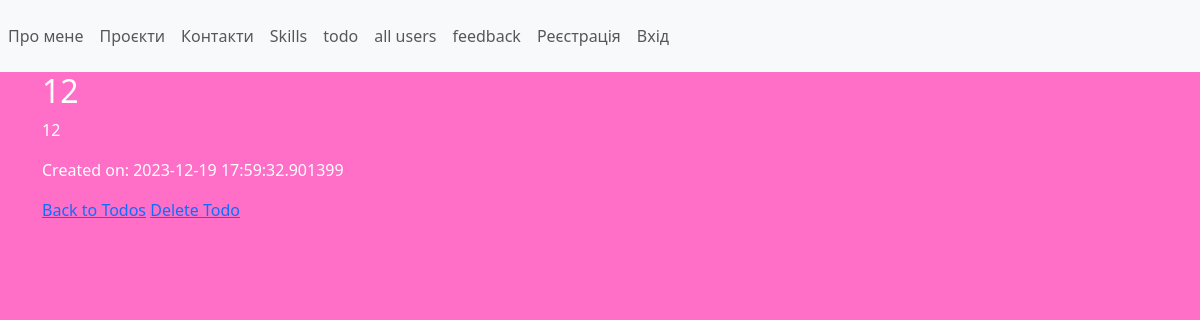
/todo/1, run on the app's committed database.
### app/models.py (models this page shows, shortened)
class Todo(db.Model):
    id = db.Column(db.Integer, primary_key=True)
    title = db.Column(db.String(100), nullable=False)
    description = db.Column(db.String(200))
    date_created = db.Column(db.DateTime, default=datetime.utcnow)

### app/todos/views.py (the view)
@todos_bp.route('/todo/<int:todo_id>')
def todo(todo_id):
    todo = Todo.query.get_or_404(todo_id)
    return render_template('todo.html', todo=todo, navigation=navigation)

### app/todos/templates/todo.html
{% extends 'base.html' %}
{% block content %}
  <h2>{{ todo.title }}</h2>
  <p>{{ todo.description }}</p>
  <p>Created on: {{ todo.date_created }}</p>
<a href="{{ url_for('todos.todos') }}">Back to Todos</a>
<a href="{{ url_for('todos.delete_todo', todo_id=todo.id) }}">Delete Todo</a>
{% endblock %}

### app/static/css/styles.css (style rules this page uses)
body { background-color: #ff6ec7; color: #fff; }
h1, h2, h3, h4, h5, h6 { animation: pulse 2s infinite; }

### data on the page
Todo: title "12", description "12", date_created "2023-12-19 17:59:32.901399"

### other printed values
{{ page }} "Про мене" "Проєкти" "Контакти" "Skills" "todo" "all users" "feedback"
